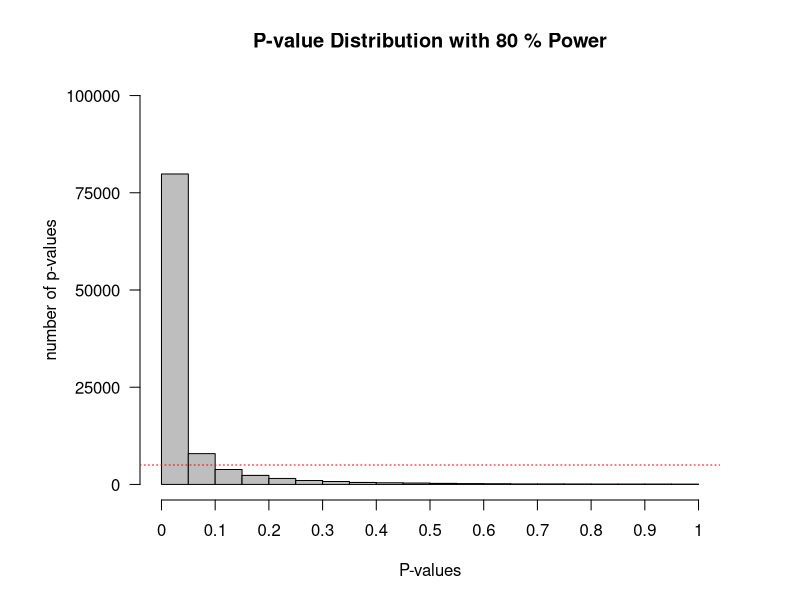

The R source for this figure:
#Load pwr package to easily calculate the statistical power
if(!require(pwr)){install.packages('pwr')}
library(pwr)
#Disable scientific notation (1.05e10)
options(scipen=999)
#Set number of simulations
nSims <- 100000 #number of simulated experiments

M<-106 #Mean IQ score in the sample (will be compared with 100 in a one-sample t-test)
n<-51 #set sample size
SD<-15 #SD of the simulated data
#With a mean difference of 6, and SD of 15, and a sample size of 26, the test has 50% power)

p <-numeric(nSims) #set up empty variable to store all simulated p-values
bars<-20
#Run simulation
for(i in 1:nSims){ #for each simulated experiment
  x<-rnorm(n = n, mean = M, sd = SD) #Simulate data with specified mean, standard deviation, and sample size
  z<-t.test(x, mu=100) #perform the t-test against mu (set to value you want to test against)
  p[i]<-z$p.value #get the p-value and store it
}

#Check power by summing significant p-values and dividing by number of simulations
(sum(p < 0.01)/nSims) #power
#Calculate power formally by power analysis
power<-pwr.t.test(d=(M-100)/SD, n=n,sig.level=0.05,type="one.sample",alternative="two.sided")$power #determines M when power > 0. When power = 0, will set  M = 100.

#Plot figure
#png(file="P-valueDist.png",width=4000,height=3000, , units = "px", res = 500)
op <- par(mar = c(5,7,4,4)) #change white-space around graph
hist(p, breaks=bars, xlab="P-values", ylab="number of p-values\n", axes=FALSE,
     main=paste("P-value Distribution with",round(power*100, digits=1),"% Power"),
     col="grey", xlim=c(0,1),  ylim=c(0, nSims))
axis(side=1, at=seq(0,1, 0.1), labels=seq(0,1,0.1))
axis(side=2, at=seq(0,nSims, nSims/4), labels=seq(0,nSims, nSims/4), las=2)
abline(h=nSims/bars, col = "red", lty=3)
#dev.off()

#Š Daniel Lakens, 2016. 
# This work is licensed under a Creative Commons Attribution-NonCommercial-ShareAlike 4.0 International License. https://creativecommons.org/licenses/by-nc-sa/4.0/
